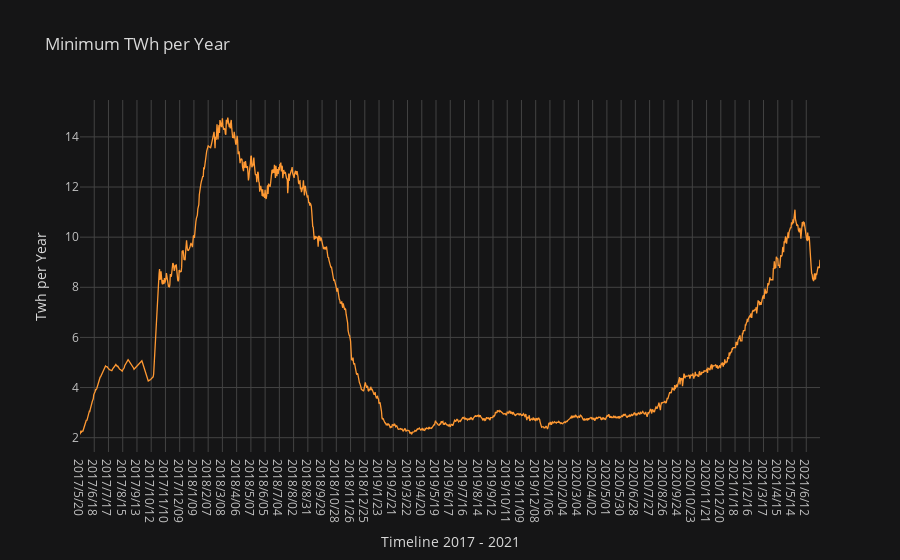

Here is the notebook cell this chart was saved with:
### Code cell
# Plotting Minimum ETH Consumption Line Chart in Cufflinks #


eth_min_consumtion= eth_df.iplot(kind = 'line', theme = 'solar', title = 'Minimum TWh per Year', y = 'Minimum TWh per Year', yTitle = 'Twh per Year', x = 'Date', xTitle = 'Timeline 2017 - 2021' )

### Figure 1 — Plotly figure (JSON) as saved in the notebook; plotly's stock layout.template omitted (floating-point values rounded to 4 significant figures; data arrays with more than 128 entries replaced by an {"elided": "..."} marker saying what was removed)
{"data": [{"line": {"color": "rgba(255, 153, 51, 1.0)", "dash": "solid", "shape": "linear", "width": 1.3}, "mode": "lines", "name": "Minimum TWh per Year", "text": "", "type": "scatter", "x": {"elided": "1508 str values"}, "y": {"elided": "1508 float values"}}], "layout": {"autosize": true, "legend": {"bgcolor": "#151516", "font": {"color": "#D9D9D9"}}, "paper_bgcolor": "#151516", "plot_bgcolor": "#151516", "title": {"font": {"color": "#D9D9D9"}, "text": "Minimum TWh per Year"}, "xaxis": {"autorange": true, "gridcolor": "#434343", "range": [0, 1507], "showgrid": true, "tickfont": {"color": "#C2C2C2"}, "title": {"font": {"color": "#D9D9D9"}, "text": "Timeline 2017 - 2021"}, "type": "category", "zerolinecolor": "#666570"}, "yaxis": {"autorange": true, "gridcolor": "#434343", "range": [1.429, 15.47], "showgrid": true, "tickfont": {"color": "#C2C2C2"}, "title": {"font": {"color": "#D9D9D9"}, "text": "Twh per Year"}, "type": "linear", "zerolinecolor": "#666570"}}}
